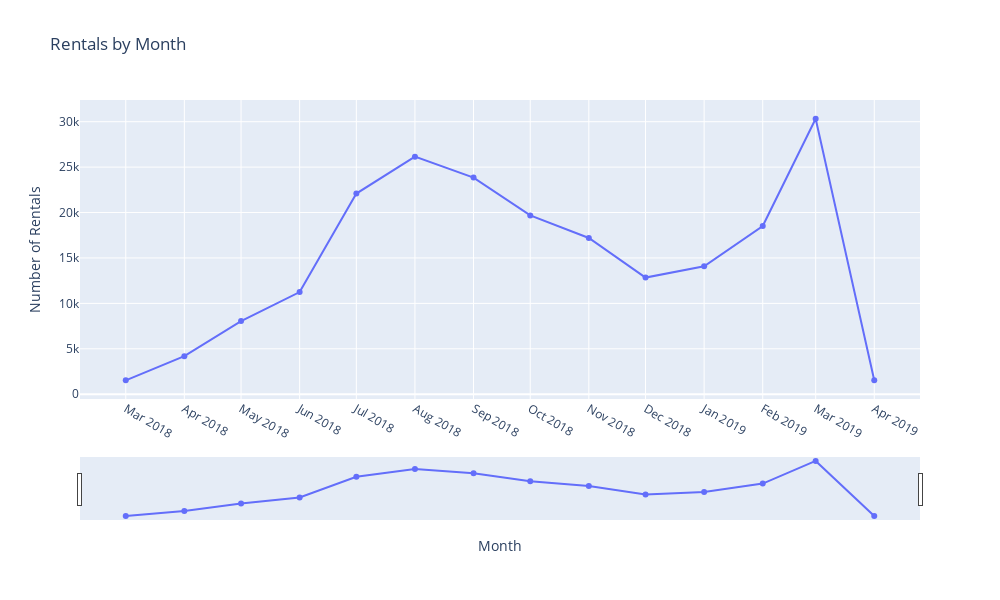

Source (notebook cell):
### Code cell
# create a plotly line figure of number of rentals by month but keeping in mind the year as well
rentals['YearMonth'] = rentals['StartTime'].dt.strftime('%Y-%m')
monthly_rentals = rentals.groupby('YearMonth').size()   

fig3 = px.line(monthly_rentals.reset_index(), x='YearMonth', y=0,
                labels={'0': 'Number of Rentals', 'YearMonth': 'Month'},
                title='Rentals by Month', markers= 'lines+markers')
fig3.update_xaxes(rangeslider_visible=True, tickmode='linear', dtick='M1')
# set figure size
fig3.update_layout(width= 1000,height=600)
fig3.show()

### Figure 1 — Plotly figure (JSON) as saved in the notebook; plotly's stock layout.template omitted (floating-point values rounded to 4 significant figures)
{"data": [{"hovertemplate": "Month=%{x}<br>Number of Rentals=%{y}<extra></extra>", "legendgroup": "", "line": {"color": "#636efa", "dash": "solid"}, "marker": {"symbol": "circle"}, "mode": "lines+markers", "name": "", "orientation": "v", "showlegend": false, "type": "scatter", "x": ["2018-03", "2018-04", "2018-05", "2018-06", "2018-07", "2018-08", "2018-09", "2018-10", "2018-11", "2018-12", "2019-01", "2019-02", "2019-03", "2019-04"], "xaxis": "x", "y": [1533, 4187, 8051, 11243, 22086, 26153, 23845, 19681, 17202, 12838, 14084, 18515, 30329, 1537], "yaxis": "y"}], "layout": {"height": 600, "legend": {"tracegroupgap": 0}, "title": {"text": "Rentals by Month"}, "width": 1000, "xaxis": {"anchor": "y", "domain": [0, 1], "dtick": "M1", "rangeslider": {"visible": true}, "tickmode": "linear", "title": {"text": "Month"}}, "yaxis": {"anchor": "x", "domain": [0, 1], "title": {"text": "Number of Rentals"}}}}
